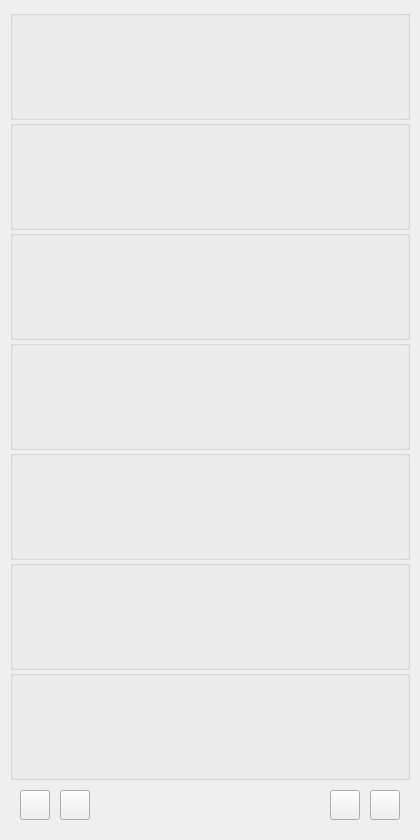
<?xml version="1.0" encoding="UTF-8"?>
<ui version="4.0">
 <class>wews</class>
 <widget class="QMainWindow" name="wews">
  <property name="geometry">
   <rect>
    <x>0</x>
    <y>0</y>
    <width>420</width>
    <height>840</height>
   </rect>
  </property>
  <property name="minimumSize">
   <size>
    <width>420</width>
    <height>840</height>
   </size>
  </property>
  <property name="maximumSize">
   <size>
    <width>420</width>
    <height>840</height>
   </size>
  </property>
  <property name="font">
   <font>
    <family>方正粗黑宋简体</family>
   </font>
  </property>
  <property name="windowTitle">
   <string>WEWS</string>
  </property>
  <widget class="QWidget" name="centralwidget">
   <widget class="QLabel" name="lb_bg">
    <property name="geometry">
     <rect>
      <x>0</x>
      <y>-5</y>
      <width>420</width>
      <height>840</height>
     </rect>
    </property>
    <property name="minimumSize">
     <size>
      <width>420</width>
      <height>840</height>
     </size>
    </property>
    <property name="maximumSize">
     <size>
      <width>420</width>
      <height>840</height>
     </size>
    </property>
    <property name="text">
     <string/>
    </property>
    <property name="pixmap">
     <pixmap>builds/bg.png</pixmap>
    </property>
    <property name="scaledContents">
     <bool>true</bool>
    </property>
   </widget>
   <widget class="QLabel" name="lb_start">
    <property name="enabled">
     <bool>true</bool>
    </property>
    <property name="geometry">
     <rect>
      <x>600</x>
      <y>320</y>
      <width>300</width>
      <height>60</height>
     </rect>
    </property>
    <property name="minimumSize">
     <size>
      <width>0</width>
      <height>0</height>
     </size>
    </property>
    <property name="cursor">
     <cursorShape>ArrowCursor</cursorShape>
    </property>
    <property name="text">
     <string/>
    </property>
    <property name="pixmap">
     <pixmap>builds/WEWS.png</pixmap>
    </property>
    <property name="scaledContents">
     <bool>true</bool>
    </property>
   </widget>
   <widget class="QGroupBox" name="g1">
    <property name="geometry">
     <rect>
      <x>10</x>
      <y>10</y>
      <width>400</width>
      <height>110</height>
     </rect>
    </property>
    <property name="minimumSize">
     <size>
      <width>400</width>
      <height>110</height>
     </size>
    </property>
    <property name="maximumSize">
     <size>
      <width>400</width>
      <height>110</height>
     </size>
    </property>
    <property name="font">
     <font>
      <family>微软雅黑 Light</family>
     </font>
    </property>
    <property name="title">
     <string/>
    </property>
    <widget class="QLabel" name="lb_g1_left">
     <property name="geometry">
      <rect>
       <x>30</x>
       <y>30</y>
       <width>60</width>
       <height>60</height>
      </rect>
     </property>
     <property name="minimumSize">
      <size>
       <width>55</width>
       <height>55</height>
      </size>
     </property>
     <property name="maximumSize">
      <size>
       <width>70</width>
       <height>70</height>
      </size>
     </property>
     <property name="text">
      <string/>
     </property>
     <property name="scaledContents">
      <bool>true</bool>
     </property>
    </widget>
    <widget class="QLabel" name="lb_g1_middle">
     <property name="geometry">
      <rect>
       <x>110</x>
       <y>20</y>
       <width>170</width>
       <height>81</height>
      </rect>
     </property>
     <property name="sizePolicy">
      <sizepolicy hsizetype="Expanding" vsizetype="Preferred">
       <horstretch>0</horstretch>
       <verstretch>0</verstretch>
      </sizepolicy>
     </property>
     <property name="minimumSize">
      <size>
       <width>170</width>
       <height>70</height>
      </size>
     </property>
     <property name="maximumSize">
      <size>
       <width>171</width>
       <height>90</height>
      </size>
     </property>
     <property name="text">
      <string/>
     </property>
     <property name="scaledContents">
      <bool>true</bool>
     </property>
     <property name="wordWrap">
      <bool>true</bool>
     </property>
    </widget>
    <widget class="QLabel" name="lb_g1_right">
     <property name="geometry">
      <rect>
       <x>310</x>
       <y>40</y>
       <width>50</width>
       <height>50</height>
      </rect>
     </property>
     <property name="minimumSize">
      <size>
       <width>50</width>
       <height>50</height>
      </size>
     </property>
     <property name="maximumSize">
      <size>
       <width>70</width>
       <height>70</height>
      </size>
     </property>
     <property name="text">
      <string/>
     </property>
     <property name="scaledContents">
      <bool>true</bool>
     </property>
    </widget>
    <widget class="QLabel" name="lb_g1_bg">
     <property name="geometry">
      <rect>
       <x>0</x>
       <y>19</y>
       <width>400</width>
       <height>90</height>
      </rect>
     </property>
     <property name="minimumSize">
      <size>
       <width>400</width>
       <height>90</height>
      </size>
     </property>
     <property name="maximumSize">
      <size>
       <width>400</width>
       <height>110</height>
      </size>
     </property>
     <property name="text">
      <string/>
     </property>
     <property name="scaledContents">
      <bool>true</bool>
     </property>
    </widget>
    <zorder>lb_g1_bg</zorder>
    <zorder>lb_g1_left</zorder>
    <zorder>lb_g1_middle</zorder>
    <zorder>lb_g1_right</zorder>
   </widget>
   <widget class="QGroupBox" name="g2">
    <property name="geometry">
     <rect>
      <x>10</x>
      <y>120</y>
      <width>400</width>
      <height>110</height>
     </rect>
    </property>
    <property name="minimumSize">
     <size>
      <width>400</width>
      <height>110</height>
     </size>
    </property>
    <property name="maximumSize">
     <size>
      <width>400</width>
      <height>110</height>
     </size>
    </property>
    <property name="font">
     <font>
      <family>微软雅黑 Light</family>
     </font>
    </property>
    <property name="title">
     <string/>
    </property>
    <widget class="QLabel" name="lb_g2_left">
     <property name="geometry">
      <rect>
       <x>30</x>
       <y>30</y>
       <width>60</width>
       <height>60</height>
      </rect>
     </property>
     <property name="minimumSize">
      <size>
       <width>55</width>
       <height>55</height>
      </size>
     </property>
     <property name="maximumSize">
      <size>
       <width>70</width>
       <height>70</height>
      </size>
     </property>
     <property name="text">
      <string/>
     </property>
     <property name="scaledContents">
      <bool>true</bool>
     </property>
    </widget>
    <widget class="QLabel" name="lb_g2_middle">
     <property name="geometry">
      <rect>
       <x>110</x>
       <y>20</y>
       <width>170</width>
       <height>81</height>
      </rect>
     </property>
     <property name="sizePolicy">
      <sizepolicy hsizetype="Expanding" vsizetype="Preferred">
       <horstretch>0</horstretch>
       <verstretch>0</verstretch>
      </sizepolicy>
     </property>
     <property name="minimumSize">
      <size>
       <width>170</width>
       <height>70</height>
      </size>
     </property>
     <property name="maximumSize">
      <size>
       <width>170</width>
       <height>90</height>
      </size>
     </property>
     <property name="text">
      <string/>
     </property>
     <property name="scaledContents">
      <bool>true</bool>
     </property>
     <property name="wordWrap">
      <bool>true</bool>
     </property>
    </widget>
    <widget class="QLabel" name="lb_g2_right">
     <property name="geometry">
      <rect>
       <x>310</x>
       <y>40</y>
       <width>50</width>
       <height>50</height>
      </rect>
     </property>
     <property name="minimumSize">
      <size>
       <width>50</width>
       <height>50</height>
      </size>
     </property>
     <property name="maximumSize">
      <size>
       <width>70</width>
       <height>70</height>
      </size>
     </property>
     <property name="text">
      <string/>
     </property>
     <property name="scaledContents">
      <bool>true</bool>
     </property>
    </widget>
    <widget class="QLabel" name="lb_g2_bg">
     <property name="geometry">
      <rect>
       <x>0</x>
       <y>19</y>
       <width>400</width>
       <height>90</height>
      </rect>
     </property>
     <property name="minimumSize">
      <size>
       <width>400</width>
       <height>90</height>
      </size>
     </property>
     <property name="maximumSize">
      <size>
       <width>400</width>
       <height>110</height>
      </size>
     </property>
     <property name="text">
      <string/>
     </property>
     <property name="scaledContents">
      <bool>true</bool>
     </property>
    </widget>
    <zorder>lb_g2_bg</zorder>
    <zorder>lb_g2_left</zorder>
    <zorder>lb_g2_middle</zorder>
    <zorder>lb_g2_right</zorder>
   </widget>
   <widget class="QGroupBox" name="g3">
    <property name="geometry">
     <rect>
      <x>10</x>
      <y>230</y>
      <width>400</width>
      <height>110</height>
     </rect>
    </property>
    <property name="minimumSize">
     <size>
      <width>400</width>
      <height>110</height>
     </size>
    </property>
    <property name="maximumSize">
     <size>
      <width>400</width>
      <height>110</height>
     </size>
    </property>
    <property name="font">
     <font>
      <family>微软雅黑 Light</family>
     </font>
    </property>
    <property name="title">
     <string/>
    </property>
    <widget class="QLabel" name="lb_g3_left">
     <property name="geometry">
      <rect>
       <x>30</x>
       <y>30</y>
       <width>60</width>
       <height>60</height>
      </rect>
     </property>
     <property name="minimumSize">
      <size>
       <width>55</width>
       <height>55</height>
      </size>
     </property>
     <property name="maximumSize">
      <size>
       <width>70</width>
       <height>70</height>
      </size>
     </property>
     <property name="text">
      <string/>
     </property>
     <property name="scaledContents">
      <bool>true</bool>
     </property>
    </widget>
    <widget class="QLabel" name="lb_g3_middle">
     <property name="geometry">
      <rect>
       <x>110</x>
       <y>20</y>
       <width>170</width>
       <height>81</height>
      </rect>
     </property>
     <property name="sizePolicy">
      <sizepolicy hsizetype="Expanding" vsizetype="Preferred">
       <horstretch>0</horstretch>
       <verstretch>0</verstretch>
      </sizepolicy>
     </property>
     <property name="minimumSize">
      <size>
       <width>170</width>
       <height>70</height>
      </size>
     </property>
     <property name="maximumSize">
      <size>
       <width>170</width>
       <height>90</height>
      </size>
     </property>
     <property name="text">
      <string/>
     </property>
     <property name="scaledContents">
      <bool>true</bool>
     </property>
     <property name="wordWrap">
      <bool>true</bool>
     </property>
    </widget>
    <widget class="QLabel" name="lb_g3_right">
     <property name="geometry">
      <rect>
       <x>310</x>
       <y>40</y>
       <width>50</width>
       <height>50</height>
      </rect>
     </property>
     <property name="minimumSize">
      <size>
       <width>50</width>
       <height>50</height>
      </size>
     </property>
     <property name="maximumSize">
      <size>
       <width>70</width>
       <height>70</height>
      </size>
     </property>
     <property name="text">
      <string/>
     </property>
     <property name="scaledContents">
      <bool>true</bool>
     </property>
    </widget>
    <widget class="QLabel" name="lb_g3_bg">
     <property name="geometry">
      <rect>
       <x>0</x>
       <y>19</y>
       <width>400</width>
       <height>90</height>
      </rect>
     </property>
     <property name="minimumSize">
      <size>
       <width>400</width>
       <height>90</height>
      </size>
     </property>
     <property name="maximumSize">
      <size>
       <width>400</width>
       <height>110</height>
      </size>
     </property>
     <property name="text">
      <string/>
     </property>
     <property name="scaledContents">
      <bool>true</bool>
     </property>
    </widget>
    <zorder>lb_g3_bg</zorder>
    <zorder>lb_g3_left</zorder>
    <zorder>lb_g3_middle</zorder>
    <zorder>lb_g3_right</zorder>
   </widget>
   <widget class="QGroupBox" name="g4">
    <property name="geometry">
     <rect>
      <x>10</x>
      <y>340</y>
      <width>400</width>
      <height>110</height>
     </rect>
    </property>
    <property name="minimumSize">
     <size>
      <width>400</width>
      <height>110</height>
     </size>
    </property>
    <property name="maximumSize">
     <size>
      <width>400</width>
      <height>110</height>
     </size>
    </property>
    <property name="font">
     <font>
      <family>微软雅黑 Light</family>
     </font>
    </property>
    <property name="title">
     <string/>
    </property>
    <widget class="QLabel" name="lb_g4_left">
     <property name="geometry">
      <rect>
       <x>30</x>
       <y>30</y>
       <width>60</width>
       <height>60</height>
      </rect>
     </property>
     <property name="minimumSize">
      <size>
       <width>55</width>
       <height>55</height>
      </size>
     </property>
     <property name="maximumSize">
      <size>
       <width>70</width>
       <height>70</height>
      </size>
     </property>
     <property name="text">
      <string/>
     </property>
     <property name="scaledContents">
      <bool>true</bool>
     </property>
    </widget>
    <widget class="QLabel" name="lb_g4_middle">
     <property name="geometry">
      <rect>
       <x>110</x>
       <y>20</y>
       <width>170</width>
       <height>81</height>
      </rect>
     </property>
     <property name="sizePolicy">
      <sizepolicy hsizetype="Expanding" vsizetype="Preferred">
       <horstretch>0</horstretch>
       <verstretch>0</verstretch>
      </sizepolicy>
     </property>
     <property name="minimumSize">
      <size>
       <width>170</width>
       <height>70</height>
      </size>
     </property>
     <property name="maximumSize">
      <size>
       <width>170</width>
       <height>90</height>
      </size>
     </property>
     <property name="text">
      <string/>
     </property>
     <property name="scaledContents">
      <bool>true</bool>
     </property>
     <property name="wordWrap">
      <bool>true</bool>
     </property>
    </widget>
    <widget class="QLabel" name="lb_g4_right">
     <property name="geometry">
      <rect>
       <x>310</x>
       <y>40</y>
       <width>50</width>
       <height>50</height>
      </rect>
     </property>
     <property name="minimumSize">
      <size>
       <width>50</width>
       <height>50</height>
      </size>
     </property>
     <property name="maximumSize">
      <size>
       <width>70</width>
       <height>70</height>
      </size>
     </property>
     <property name="text">
      <string/>
     </property>
     <property name="scaledContents">
      <bool>true</bool>
     </property>
    </widget>
    <widget class="QLabel" name="lb_g4_bg">
     <property name="geometry">
      <rect>
       <x>0</x>
       <y>19</y>
       <width>400</width>
       <height>90</height>
      </rect>
     </property>
     <property name="minimumSize">
      <size>
       <width>400</width>
       <height>90</height>
      </size>
     </property>
     <property name="maximumSize">
      <size>
       <width>400</width>
       <height>110</height>
      </size>
     </property>
     <property name="text">
      <string/>
     </property>
     <property name="scaledContents">
      <bool>true</bool>
     </property>
    </widget>
    <zorder>lb_g4_bg</zorder>
    <zorder>lb_g4_left</zorder>
    <zorder>lb_g4_middle</zorder>
    <zorder>lb_g4_right</zorder>
   </widget>
   <widget class="QPushButton" name="pbtn_last">
    <property name="geometry">
     <rect>
      <x>330</x>
      <y>790</y>
      <width>30</width>
      <height>30</height>
     </rect>
    </property>
    <property name="minimumSize">
     <size>
      <width>30</width>
      <height>30</height>
     </size>
    </property>
    <property name="maximumSize">
     <size>
      <width>30</width>
      <height>30</height>
     </size>
    </property>
    <property name="text">
     <string/>
    </property>
   </widget>
   <widget class="QGroupBox" name="g5">
    <property name="geometry">
     <rect>
      <x>10</x>
      <y>450</y>
      <width>400</width>
      <height>110</height>
     </rect>
    </property>
    <property name="minimumSize">
     <size>
      <width>400</width>
      <height>110</height>
     </size>
    </property>
    <property name="maximumSize">
     <size>
      <width>400</width>
      <height>110</height>
     </size>
    </property>
    <property name="font">
     <font>
      <family>微软雅黑 Light</family>
     </font>
    </property>
    <property name="title">
     <string/>
    </property>
    <widget class="QLabel" name="lb_g5_left">
     <property name="geometry">
      <rect>
       <x>30</x>
       <y>30</y>
       <width>60</width>
       <height>60</height>
      </rect>
     </property>
     <property name="minimumSize">
      <size>
       <width>55</width>
       <height>55</height>
      </size>
     </property>
     <property name="maximumSize">
      <size>
       <width>70</width>
       <height>70</height>
      </size>
     </property>
     <property name="text">
      <string/>
     </property>
     <property name="scaledContents">
      <bool>true</bool>
     </property>
    </widget>
    <widget class="QLabel" name="lb_g5_middle">
     <property name="geometry">
      <rect>
       <x>110</x>
       <y>20</y>
       <width>170</width>
       <height>81</height>
      </rect>
     </property>
     <property name="sizePolicy">
      <sizepolicy hsizetype="Expanding" vsizetype="Preferred">
       <horstretch>0</horstretch>
       <verstretch>0</verstretch>
      </sizepolicy>
     </property>
     <property name="minimumSize">
      <size>
       <width>170</width>
       <height>70</height>
      </size>
     </property>
     <property name="maximumSize">
      <size>
       <width>170</width>
       <height>90</height>
      </size>
     </property>
     <property name="text">
      <string/>
     </property>
     <property name="scaledContents">
      <bool>true</bool>
     </property>
     <property name="wordWrap">
      <bool>true</bool>
     </property>
    </widget>
    <widget class="QLabel" name="lb_g5_right">
     <property name="geometry">
      <rect>
       <x>310</x>
       <y>40</y>
       <width>50</width>
       <height>50</height>
      </rect>
     </property>
     <property name="minimumSize">
      <size>
       <width>50</width>
       <height>50</height>
      </size>
     </property>
     <property name="maximumSize">
      <size>
       <width>70</width>
       <height>70</height>
      </size>
     </property>
     <property name="text">
      <string/>
     </property>
     <property name="scaledContents">
      <bool>true</bool>
     </property>
    </widget>
    <widget class="QLabel" name="lb_g5_bg">
     <property name="geometry">
      <rect>
       <x>0</x>
       <y>19</y>
       <width>400</width>
       <height>90</height>
      </rect>
     </property>
     <property name="minimumSize">
      <size>
       <width>400</width>
       <height>90</height>
      </size>
     </property>
     <property name="maximumSize">
      <size>
       <width>400</width>
       <height>110</height>
      </size>
     </property>
     <property name="text">
      <string/>
     </property>
     <property name="scaledContents">
      <bool>true</bool>
     </property>
    </widget>
    <zorder>lb_g5_bg</zorder>
    <zorder>lb_g5_left</zorder>
    <zorder>lb_g5_middle</zorder>
    <zorder>lb_g5_right</zorder>
   </widget>
   <widget class="QGroupBox" name="g6">
    <property name="geometry">
     <rect>
      <x>10</x>
      <y>560</y>
      <width>400</width>
      <height>110</height>
     </rect>
    </property>
    <property name="minimumSize">
     <size>
      <width>400</width>
      <height>110</height>
     </size>
    </property>
    <property name="maximumSize">
     <size>
      <width>400</width>
      <height>110</height>
     </size>
    </property>
    <property name="font">
     <font>
      <family>微软雅黑 Light</family>
     </font>
    </property>
    <property name="title">
     <string/>
    </property>
    <widget class="QLabel" name="lb_g6_left">
     <property name="geometry">
      <rect>
       <x>30</x>
       <y>30</y>
       <width>60</width>
       <height>60</height>
      </rect>
     </property>
     <property name="minimumSize">
      <size>
       <width>55</width>
       <height>55</height>
      </size>
     </property>
     <property name="maximumSize">
      <size>
       <width>70</width>
       <height>70</height>
      </size>
     </property>
     <property name="text">
      <string/>
     </property>
     <property name="scaledContents">
      <bool>true</bool>
     </property>
    </widget>
    <widget class="QLabel" name="lb_g6_middle">
     <property name="geometry">
      <rect>
       <x>110</x>
       <y>20</y>
       <width>170</width>
       <height>81</height>
      </rect>
     </property>
     <property name="sizePolicy">
      <sizepolicy hsizetype="Expanding" vsizetype="Preferred">
       <horstretch>0</horstretch>
       <verstretch>0</verstretch>
      </sizepolicy>
     </property>
     <property name="minimumSize">
      <size>
       <width>170</width>
       <height>70</height>
      </size>
     </property>
     <property name="maximumSize">
      <size>
       <width>170</width>
       <height>90</height>
      </size>
     </property>
     <property name="text">
      <string/>
     </property>
     <property name="scaledContents">
      <bool>true</bool>
     </property>
     <property name="wordWrap">
      <bool>true</bool>
     </property>
    </widget>
    <widget class="QLabel" name="lb_g6_right">
     <property name="geometry">
      <rect>
       <x>310</x>
       <y>40</y>
       <width>50</width>
       <height>50</height>
      </rect>
     </property>
     <property name="minimumSize">
      <size>
       <width>50</width>
       <height>50</height>
      </size>
     </property>
     <property name="maximumSize">
      <size>
       <width>70</width>
       <height>70</height>
      </size>
     </property>
     <property name="text">
      <string/>
     </property>
     <property name="scaledContents">
      <bool>true</bool>
     </property>
    </widget>
    <widget class="QLabel" name="lb_g6_bg">
     <property name="geometry">
      <rect>
       <x>0</x>
       <y>19</y>
       <width>400</width>
       <height>90</height>
      </rect>
     </property>
     <property name="minimumSize">
      <size>
       <width>400</width>
       <height>90</height>
      </size>
     </property>
     <property name="maximumSize">
      <size>
       <width>400</width>
       <height>110</height>
      </size>
     </property>
     <property name="text">
      <string/>
     </property>
     <property name="scaledContents">
      <bool>true</bool>
     </property>
    </widget>
    <zorder>lb_g6_bg</zorder>
    <zorder>lb_g6_left</zorder>
    <zorder>lb_g6_middle</zorder>
    <zorder>lb_g6_right</zorder>
   </widget>
   <widget class="QGroupBox" name="g7">
    <property name="geometry">
     <rect>
      <x>10</x>
      <y>670</y>
      <width>400</width>
      <height>110</height>
     </rect>
    </property>
    <property name="minimumSize">
     <size>
      <width>400</width>
      <height>110</height>
     </size>
    </property>
    <property name="maximumSize">
     <size>
      <width>400</width>
      <height>110</height>
     </size>
    </property>
    <property name="font">
     <font>
      <family>微软雅黑 Light</family>
     </font>
    </property>
    <property name="title">
     <string/>
    </property>
    <widget class="QLabel" name="lb_g7_left">
     <property name="geometry">
      <rect>
       <x>30</x>
       <y>30</y>
       <width>60</width>
       <height>60</height>
      </rect>
     </property>
     <property name="minimumSize">
      <size>
       <width>55</width>
       <height>55</height>
      </size>
     </property>
     <property name="maximumSize">
      <size>
       <width>70</width>
       <height>70</height>
      </size>
     </property>
     <property name="text">
      <string/>
     </property>
     <property name="scaledContents">
      <bool>true</bool>
     </property>
    </widget>
    <widget class="QLabel" name="lb_g7_middle">
     <property name="geometry">
      <rect>
       <x>110</x>
       <y>20</y>
       <width>170</width>
       <height>81</height>
      </rect>
     </property>
     <property name="sizePolicy">
      <sizepolicy hsizetype="Expanding" vsizetype="Preferred">
       <horstretch>0</horstretch>
       <verstretch>0</verstretch>
      </sizepolicy>
     </property>
     <property name="minimumSize">
      <size>
       <width>170</width>
       <height>70</height>
      </size>
     </property>
     <property name="maximumSize">
      <size>
       <width>170</width>
       <height>90</height>
      </size>
     </property>
     <property name="text">
      <string/>
     </property>
     <property name="scaledContents">
      <bool>true</bool>
     </property>
     <property name="wordWrap">
      <bool>true</bool>
     </property>
    </widget>
    <widget class="QLabel" name="lb_g7_right">
     <property name="geometry">
      <rect>
       <x>310</x>
       <y>40</y>
       <width>50</width>
       <height>50</height>
      </rect>
     </property>
     <property name="minimumSize">
      <size>
       <width>50</width>
       <height>50</height>
      </size>
     </property>
     <property name="maximumSize">
      <size>
       <width>70</width>
       <height>70</height>
      </size>
     </property>
     <property name="text">
      <string/>
     </property>
     <property name="scaledContents">
      <bool>true</bool>
     </property>
    </widget>
    <widget class="QLabel" name="lb_g7_bg">
     <property name="geometry">
      <rect>
       <x>0</x>
       <y>19</y>
       <width>400</width>
       <height>90</height>
      </rect>
     </property>
     <property name="minimumSize">
      <size>
       <width>400</width>
       <height>90</height>
      </size>
     </property>
     <property name="maximumSize">
      <size>
       <width>400</width>
       <height>110</height>
      </size>
     </property>
     <property name="text">
      <string/>
     </property>
     <property name="scaledContents">
      <bool>true</bool>
     </property>
    </widget>
    <zorder>lb_g7_bg</zorder>
    <zorder>lb_g7_left</zorder>
    <zorder>lb_g7_middle</zorder>
    <zorder>lb_g7_right</zorder>
   </widget>
   <widget class="QPushButton" name="pbtn_next">
    <property name="geometry">
     <rect>
      <x>370</x>
      <y>790</y>
      <width>30</width>
      <height>30</height>
     </rect>
    </property>
    <property name="minimumSize">
     <size>
      <width>30</width>
      <height>30</height>
     </size>
    </property>
    <property name="maximumSize">
     <size>
      <width>30</width>
      <height>30</height>
     </size>
    </property>
    <property name="text">
     <string/>
    </property>
   </widget>
   <widget class="QPushButton" name="pbtn_search">
    <property name="geometry">
     <rect>
      <x>20</x>
      <y>790</y>
      <width>30</width>
      <height>30</height>
     </rect>
    </property>
    <property name="minimumSize">
     <size>
      <width>30</width>
      <height>30</height>
     </size>
    </property>
    <property name="maximumSize">
     <size>
      <width>30</width>
      <height>30</height>
     </size>
    </property>
    <property name="text">
     <string/>
    </property>
   </widget>
   <widget class="QPushButton" name="pbtn_refresh">
    <property name="geometry">
     <rect>
      <x>60</x>
      <y>790</y>
      <width>30</width>
      <height>30</height>
     </rect>
    </property>
    <property name="minimumSize">
     <size>
      <width>30</width>
      <height>30</height>
     </size>
    </property>
    <property name="maximumSize">
     <size>
      <width>30</width>
      <height>30</height>
     </size>
    </property>
    <property name="text">
     <string/>
    </property>
   </widget>
  </widget>
 </widget>
 <resources/>
 <connections/>
</ui>
